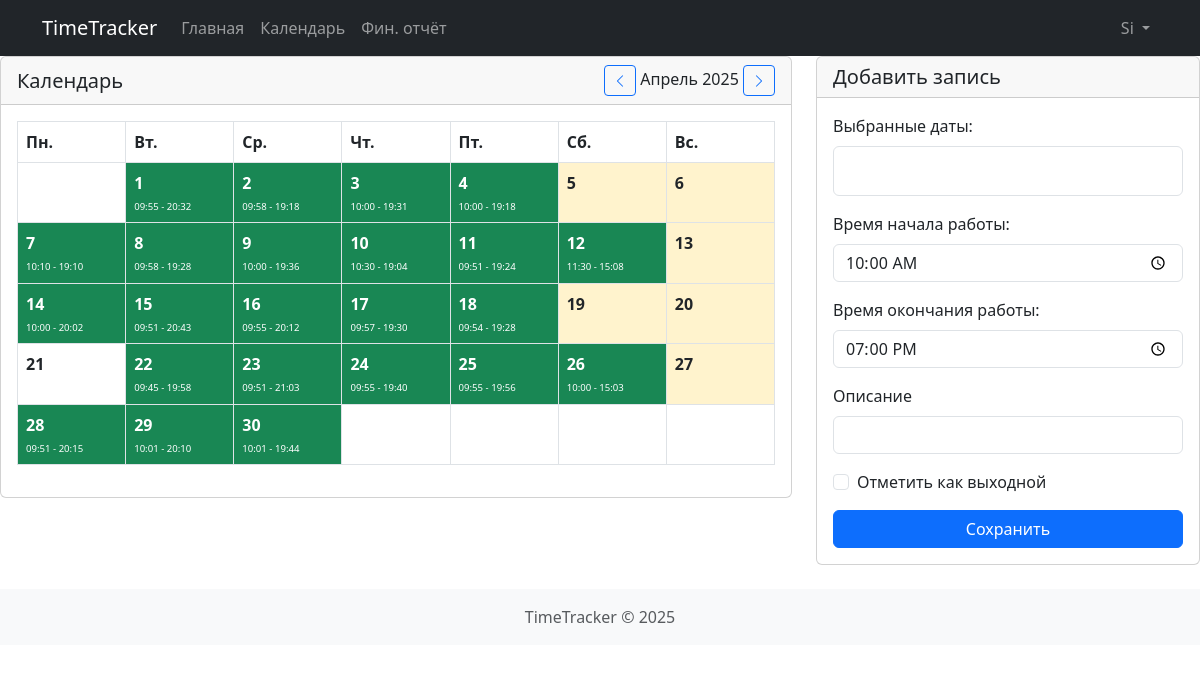
The app's page /dashboard.php?month=4&year=2025 (signed in) with its own data.
### tables this page shows
CREATE TABLE IF NOT EXISTS `timetrack_time_entries` (
  `id` int NOT NULL AUTO_INCREMENT,
  `user_id` int NOT NULL,
  `date` date NOT NULL,
  `start_time` time NOT NULL,
  `end_time` time NOT NULL,
  `created_at` timestamp NULL DEFAULT CURRENT_TIMESTAMP,
  `is_holiday` tinyint(1) DEFAULT '0',
  `description` varchar(255) DEFAULT NULL,
  `type` enum('work','day_off') DEFAULT 'work',
  PRIMARY KEY (`id`),
  KEY `user_id` (`user_id`),
  CONSTRAINT `timetrack_time_entries_ibfk_1` FOREIGN KEY (`user_id`) REFERENCES `timetrack_users` (`id`) ON DELETE CASCADE
);

CREATE TABLE IF NOT EXISTS `timetrack_users` (
  `id` int NOT NULL AUTO_INCREMENT,
  `login` varchar(50) NOT NULL,
  `password` varchar(255) NOT NULL,
  `first_name` varchar(50) DEFAULT NULL,
  `last_name` varchar(50) DEFAULT NULL,
  `stage` varchar(50) DEFAULT NULL,
  `description` text,
  `role` enum('admin','manager','employee') NOT NULL,
  `hourly_rate` decimal(10,2) NOT NULL DEFAULT '0.00',
  `created_at` timestamp NULL DEFAULT CURRENT_TIMESTAMP,
  `work_start` time NOT NULL DEFAULT '10:00:00',
  `work_end` time NOT NULL DEFAULT '19:00:00',
  `payer` varchar(255) DEFAULT NULL,
  `note` text,
  PRIMARY KEY (`id`),
  UNIQUE KEY `login` (`login`)
);

### dashboard.php (the view, shortened to what this page needs)
<?php
require_once 'config.php';
require_once 'includes/header.php';
$month = isset($_GET['month']) ? (int)$_GET['month'] : (int)date('m');
$year = isset($_GET['year']) ? (int)$_GET['year'] : (int)date('Y');
$first_day = mktime(0, 0, 0, $month, 1, $year);
$number_days = date('t', $first_day);
$first_day_of_week = date('N', $first_day);
$stmt = $pdo->prepare("
    SELECT date, start_time, end_time, is_holiday ,description
    FROM timetrack_time_entries
    WHERE user_id = ?
    AND MONTH(date) = ?
    AND YEAR(date) = ?
");
$stmt->execute([$_SESSION['user_id'], $month, $year]);
$time_entries = $stmt->fetchAll(PDO::FETCH_ASSOC);
$entries = [];
foreach ($time_entries as $entry) {
    $entries[$entry['date']] = $entry;
}
$id=$_SESSION['user_id'];
$stmt = $pdo->query("SELECT t.* FROM timetrack_users t
where t.id=$id
");
$users = $stmt->fetchAll();
?>
<div class="row mb-4">
    <div class="col-md-8">
        <div class="card">
            <div class="card-header d-flex justify-content-between align-items-center">
                <h5 class="card-title mb-0">Календарь</h5>
                <div>
                    <a href="?month=<?php echo $month-1; ?>&year=<?php echo $year; ?>" class="btn btn-sm btn-outline-primary">
                        <i class="bi bi-chevron-left"></i>
                    </a>
<?php
$months = [
    'January' => 'Январь',
    'February' => 'Февраль',
    'March' => 'Март',
    'April' => 'Апрель',
    'May' => 'Май',
    'June' => 'Июнь',
    'July' => 'Июль',
    'August' => 'Август',
    'September' => 'Сентябрь',
    'October' => 'Октябрь',
    'November' => 'Ноябрь',
    'December' => 'Декабрь'
];
$date = date('F Y', $first_day);
$translated_date = strtr($date, $months);
echo $translated_date;
?>
                    <a href="?month=<?php echo $month+1; ?>&year=<?php echo $year; ?>" class="btn btn-sm btn-outline-primary">
                        <i class="bi bi-chevron-right"></i>
                    </a>
                </div>
            </div>
            <div class="card-body">
                <div class="table-responsive">
                    <table class="table table-bordered">
                        <thead>
                            <tr>
                                <th>Пн.</th>
                                <th>Вт.</th>
                                <th>Ср.</th>
                                <th>Чт.</th>
                                <th>Пт.</th>
                                <th>Сб.</th>
                                <th>Вс.</th>
                            </tr>
                        </thead>
                        <tbody>
                            <?php
                            $day = 1;
                            for ($i = 0; $i < 6; $i++) {
                                echo "<tr>";
                                for ($j = 1; $j <= 7; $j++) {
                                    if ($i === 0 && $j < $first_day_of_week) {
                                        echo "<td></td>";
                                    } else if ($day > $number_days) {
                                        echo "<td></td>";
                                    } else {
                                        $current_date = date('Y-m-d', mktime(0, 0, 0, $month, $day, $year));
                                        $has_entry = isset($entries[$current_date]);
                                        $is_holiday = $has_entry && $entries[$current_date]['is_holiday'];
                                        if($has_entry && $entries[$current_date]['description'])
                                        $entry_description= $entries[$current_date]['description'];
                                        else
                                        $entry_description='';
                                        $is_weekend = $j >= 6;
                                        $class = $is_holiday ? 'bg-danger text-white' : ($has_entry ? 'bg-success text-white' : '');
                                        $class .= $is_weekend ? ' weekend' : '';
                                        echo "<td title='".$entry_description."' class='$class calendar-day' data-date='$current_date'>";
                                        echo "<div class='day-number'>$day</div>";
                                        if ($has_entry && !$is_holiday) {
                                            echo "<div class='time-entry text-white'>";
                                            echo date('H:i', strtotime($entries[$current_date]['start_time']));
                                            echo " - ";
                                            echo date('H:i', strtotime($entries[$current_date]['end_time']));
                                            echo "</div>";
                                        } else if ($is_holiday) {
                                            echo "<div class='time-entry text-white'>Выходной</div>";
                                            echo "<button class='delete-btn btn btn-sm btn-outline-light' onclick='deleteEntry(\"$current_date\")'>×</button>";
                                        }
                                        echo "</td>";
                                        $day++;
                                    }
                                }
                                echo "</tr>";
                                if ($day > $number_days) break;
                            }
                            ?>
                        </tbody>
                    </table>
                </div>
            </div>
        </div>
    </div>
    <div class="col-md-4">
        <div class="card">
            <div class="card-header">
                <h5 class="card-title mb-0">Добавить запись</h5>
            </div>
            <div class="card-body">
                <form method="POST" action="" id="timeEntryForm">
                    <div class="mb-3">
                        <label for="date" class="form-label">Выбранные даты:</label>
                        <div id="selectedDates" class="form-control" style="min-height: 50px; max-height: 100px; overflow-y: auto;"></div>
                    </div>
                    <div class="mb-3">
                        <label for="start_time" class="form-label">Время начала работы:</label>
                        <input type="time" class="form-control" id="start_time" name="start_time" value="<?php echo $users[0]['work_start']?>" required>
                    </div>
                    <div class="mb-3">
                        <label for="end_time" class="form-label">Время окончания работы:</label>
                        <input type="time" class="form-control" id="end_time" name="end_time" value="<?php echo $users[0]['work_end']?>" required>
                    </div>
                    <div class="mb-3">
                        <label for="end_time" class="form-label">Описание</label>
                        <input type="text" max="255"class="form-control" id="description" name="description" value="">
                    </div>
                    <div class="mb-3">
                        <div class="form-check">
                            <input class="form-check-input" type="checkbox" id="is_holiday" name="is_holiday">
                            <label class="form-check-label" for="is_holiday">
                                Отметить как выходной
                            </label>
                        </div>
                    </div>
                    <button type="submit" class="btn btn-primary w-100">Сохранить</button>
                </form>
            </div>
        </div>
    </div>
</div>
<?php require_once 'includes/footer.php'; ?>

### dashboard.php (style rules this page uses)
.calendar-day { position: relative; transition: all 0.2s ease; min-height: 10px; height: 10px; padding: 5px; }
.calendar-day.weekend { background-color: #fff3cd; }
.calendar-day.bg-success { background-color: #198754 !important; }
.calendar-day .day-number { font-weight: bold; margin-bottom: 5px; }
.calendar-day .time-entry { font-size: 0.6em; white-space: nowrap; overflow: hidden; text-overflow: ellipsis; max-width: 100%; }
.table-bordered td { vertical-align: top; }
.table-bordered { table-layout: fixed; }
.table-bordered td { width: 14.28%; }

### records on screen
timetrack_time_entries: start_time "09:55", end_time "20:32"
timetrack_time_entries: start_time "09:58", end_time "19:18"
timetrack_time_entries: start_time "10:00", end_time "19:31"
timetrack_time_entries: start_time "10:00", end_time "19:18"
timetrack_time_entries: start_time "10:10", end_time "19:10"
timetrack_time_entries: start_time "09:58", end_time "19:28"
timetrack_time_entries: start_time "10:00", end_time "19:36"
timetrack_time_entries: start_time "10:30", end_time "19:04"
timetrack_time_entries: start_time "09:51", end_time "19:24"
timetrack_time_entries: start_time "11:30", end_time "15:08"
timetrack_time_entries: start_time "10:00", end_time "20:02"
timetrack_time_entries: start_time "09:51", end_time "20:43"
timetrack_time_entries: start_time "09:55", end_time "20:12"
timetrack_time_entries: start_time "09:57", end_time "19:30"
timetrack_time_entries: start_time "09:54", end_time "19:28"
timetrack_time_entries: start_time "09:45", end_time "19:58"
timetrack_time_entries: start_time "09:51", end_time "21:03"
timetrack_time_entries: start_time "09:55", end_time "19:40"
timetrack_time_entries: start_time "09:55", end_time "19:56"
timetrack_time_entries: start_time "10:00", end_time "15:03"
timetrack_time_entries: start_time "09:51", end_time "20:15"
timetrack_time_entries: start_time "10:01", end_time "20:10"
timetrack_time_entries: start_time "10:01", end_time "19:44"
timetrack_users: start_time "10:00:00", end_time "19:00:00"

### other values on screen
APP_NAME "TimeTracker"
$_SESSION['login'] "Si"
$translated_date "Апрель 2025"
